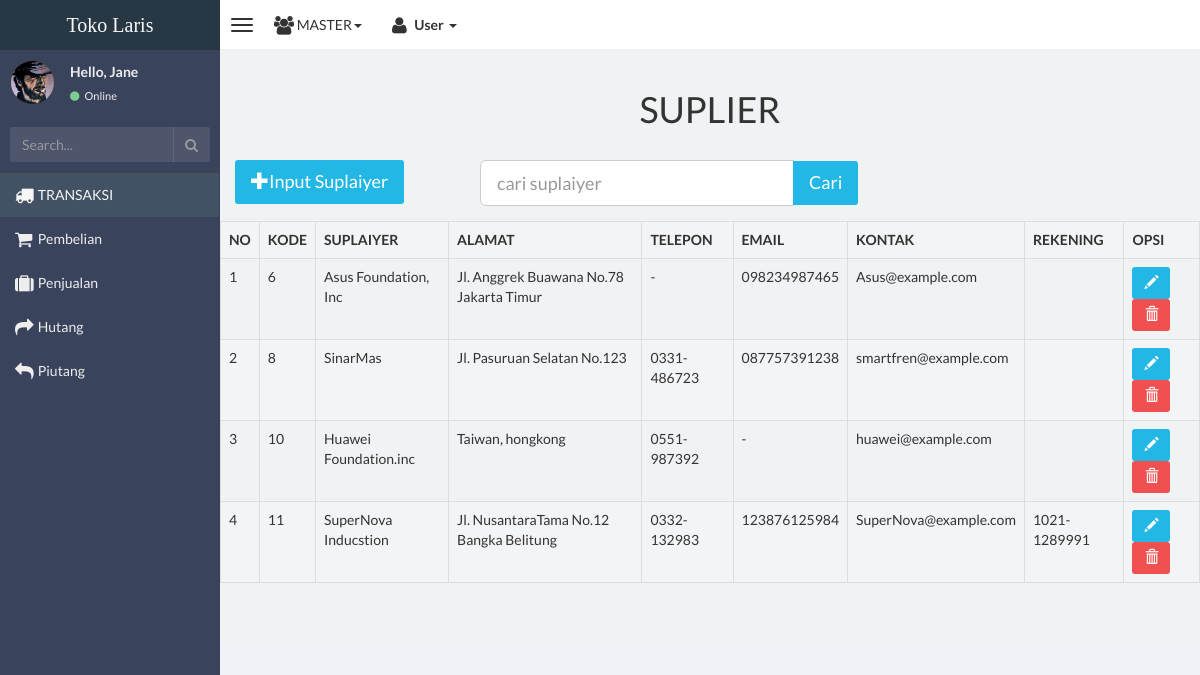
/master/suplier.php (signed in), run on the app's committed database.
### tables this page shows
CREATE TABLE `penyuplai` (
  `id_penyuplai` int(11) NOT NULL,
  `nama_penyuplai` varchar(200) NOT NULL,
  `alamat` text NOT NULL,
  `telpon` varchar(50) NOT NULL,
  `kontak` varchar(200) NOT NULL,
  `email` varchar(50) NOT NULL,
  `rekening` varchar(200) NOT NULL
);

### master/suplier.php (the view, shortened to what this page needs)
<!DOCTYPE html>
<html>
<head>
    <link href="css/bootstrap.min.css" rel="stylesheet" type="text/css" />
    <link href="css/font-awesome.min.css" rel="stylesheet" type="text/css" />
    <link href="css/ionicons.min.css" rel="stylesheet" type="text/css" />
    <link href="css/morris/morris.css" rel="stylesheet" type="text/css" />
    <link href="css/jvectormap/jquery-jvectormap-1.2.2.css" rel="stylesheet" type="text/css" />
    <link href="css/datepicker/datepicker3.css" rel="stylesheet" type="text/css" />
    <link href="css/daterangepicker/daterangepicker-bs3.css" rel="stylesheet" type="text/css" />
    <link href="css/iCheck/all.css" rel="stylesheet" type="text/css" />
    <link href="css/style.css" rel="stylesheet" type="text/css" />
</head>
<body>
<body class="skin-black">
<?php include "nav-bar.php"; ?>
<div class="wrapper row-offcanvas row-offcanvas-left">
    <aside class="left-side sidebar-offcanvas">
        <?php include "side-bar.php"; ?>
     </aside>
<aside class="right-side">
<section class="content">
<div class="row" style="margin-bottom:5px;">
<h1 align="center">SUPLIER</h1>
    <div class="content">
            <div class="container-fluid">
                <div class="row">
                    <div class="col-md-3">
                        <a href="input-suplaiyer.php" class="btn btn-lg btn-info"><i class="glyphicon glyphicon-plus"></i>Input Suplaiyer</a>
                    </div>
                    <div class="col-md-5">
                        <form method="POST" action="search-suplaiyer.php">
                        <div class="form-group">
                        <div class = "input-group">
                             <input type="text" class="form-control input-lg"" placeholder="cari suplaiyer" name="key">
                             <span class = "input-group-btn">
                                <input type="submit" name="submit" class= "btn btn-info btn-lg" value="Cari">
                             </span>
                        </div>
                       </form>
                    </div>
                </div><br><br>
                <table class="table table-striped table-bordered">
                    <form method="" action="">
                        <tr>
                            <th>NO</th>
                            <TH>KODE</TH>
                            <TH>SUPLAIYER</TH>
                            <TH>ALAMAT</TH>
                            <TH>TELEPON</TH>
                            <TH>EMAIL</TH>
                            <TH>KONTAK</TH>
                            <TH>REKENING</TH>
                            <th>OPSI</th>
                        </tr>
                        <?php
                        include "koneksi.php";
                        $no=1;
                        $result=mysqli_query($link, "SELECT * FROM penyuplai");
                        while ($row=mysqli_fetch_array($result)) {
                        ?>
                        <tr>
                            <td><?php echo $no++; ?></td>
                            <td><?php echo $row['id_penyuplai']; ?></td>
                            <td><?php echo $row['nama_penyuplai']; ?></td>
                            <td><?php echo $row['alamat']; ?></td>
                            <td><?php echo $row['telpon']; ?></td>
                            <td><?php echo $row['kontak']; ?></td>
                            <td><?php echo $row['email']; ?></td>
                            <td><?php echo $row['rekening']; ?></td>
                            <td>
                                <a href="update-suplier.php?id=<?php echo $row['id_penyuplai'];?>" class="btn btn-info">
                                <span class="glyphicon glyphicon-pencil"></span></a>
                                <a href="proses-deletesuplaiyer.php?id=<?php echo $row['id_penyuplai'];?>" onclick="return confirm ('Hapus <?php echo $row['nama_penyuplai'];?> ?');"title="Hapus" class="btn btn-danger"><span class="glyphicon glyphicon-trash"></span></a>
                            </td>
                        </tr>
                        <?php } ?>
                    </form>
                </table>
    </div>
</div>
                                                </div>
                                        </section>
                      </div>
</body>
</html>

### data on the page
penyuplai: id_penyuplai "6", nama_penyuplai "Asus Foundation, Inc", alamat "Jl. Anggrek Buawana No.78 Jakarta Timur", telpon "-", kontak "098234987465", email "Asus@example.com"
penyuplai: id_penyuplai "8", nama_penyuplai "SinarMas", alamat "Jl. Pasuruan Selatan No.123", telpon "0331-486723", kontak "087757391238", email "smartfren@example.com"
penyuplai: id_penyuplai "10", nama_penyuplai "Huawei Foundation.inc", alamat "Taiwan, hongkong", telpon "0551-987392", kontak "-", email "huawei@example.com"
penyuplai: id_penyuplai "11", nama_penyuplai "SuperNova Inducstion", alamat "Jl. NusantaraTama No.12 Bangka Belitung", telpon "0332-132983", kontak "123876125984", email "SuperNova@example.com", rekening "1021-1289991"
